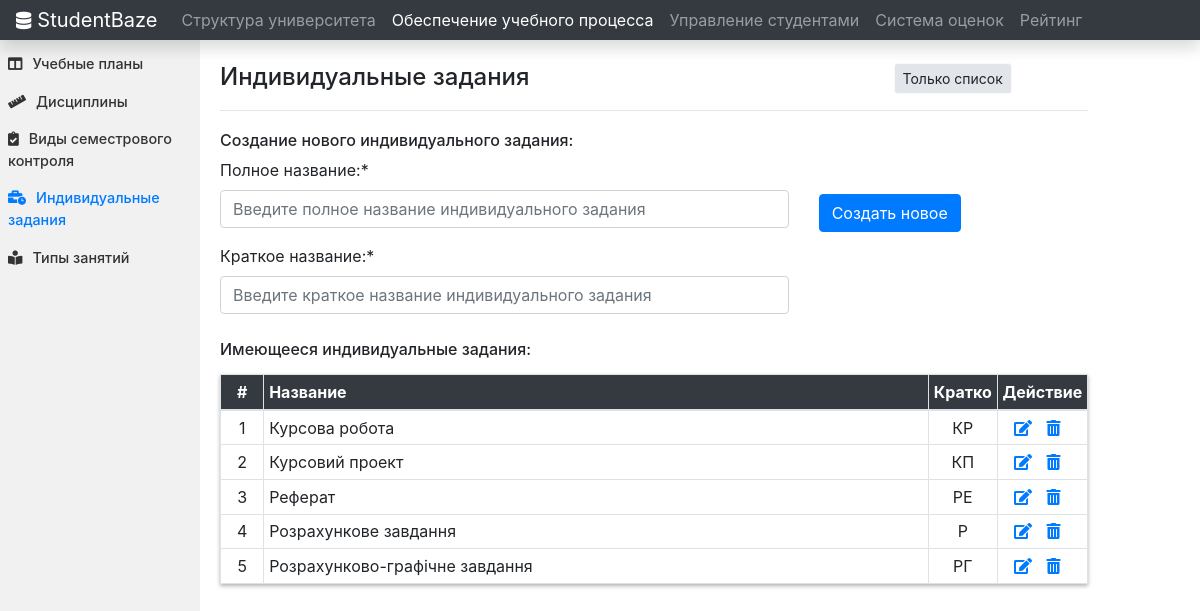
Screenshot of /education_planning/individual_tasks/ with the database file from the repository.
### education_planning/models.py (models this page shows, shortened)
class IndividualTasks(models.Model):
    full_name = models.CharField(max_length=200)
    short_name = models.CharField(max_length=5)
    class Meta:
         ordering = ['full_name']

### education_planning/views.py (the view, shortened to what this page needs)
# urls.py: path('individual_tasks/', IndividualTasksView.as_view(), name = 'individual-tasks'),
class IndividualTasksView(View):
    form_class = IndividualTasksCreationForm
    template_name = 'education_planning/individual_tasks.html'
    def get(self, request, *args, **kwargs):
        form = IndividualTasksCreationForm()
        context= {'individual_tasks': IndividualTasks.objects.all(),
                    'form' : form}
        return render(request, self.template_name, context)

### education_planning/forms.py
class IndividualTasksCreationForm(forms.ModelForm):
    def __init__(self, *args, **kwargs):
        super(IndividualTasksCreationForm, self).__init__(*args, **kwargs)
        self.fields['full_name'].label = "Полное название:"
        self.fields['full_name'].widget.attrs['placeholder'] = "Введите полное название индивидуального задания"
        self.fields['short_name'].label = "Краткое название:"
        self.fields['short_name'].widget.attrs['placeholder'] = "Введите краткое название индивидуального задания"
    class Meta:
        model = IndividualTasks
        fields = ['full_name', 'short_name']

### education_planning/templates/education_planning/individual_tasks.html (shortened to what this page needs)
{% extends "home/base.html" %}
{% block navitems %}
<li class="nav-item">
  <a class="nav-link" href="{% url 'facinst-start-redirect' %}" id="nav-link-1">Структура университета</a>
</li>
<li class="nav-item">
  <a class="nav-link active" href="{% url 'eduplanning-start-redirect' %}" id="nav-link-2">Обеспечение учебного процесса</a>
</li>
<li class="nav-item">
  <a class="nav-link" href="{% url 'groups' %}">Управление студентами</a>
</li>
<li class="nav-item">
  <a class="nav-link" href="{% url 'marks-system-start-redirect' %}">Система оценок</a>
</li>
<li class="nav-item">
  <a class="nav-link" href="{% url 'rating-start-redirect' %}">Рейтинг</a>
</li>
{% endblock %}
{% block content %} {% load crispy_forms_tags %}
<div class="container-fluid">
  <div class="row">
    <div class="col-md-2 sidebar">
      <div class="sideBarContent">
        <a href="{% url 'syllabuses' %}"><i class="fas fa-columns icon"></i>Учебные планы</a>
        <a href="{% url 'subjects' %}"><i class="fas fa-ruler icon"></i>Дисциплины</a>
        <a href="{% url 'semester-control-types' %}"><i class="fas fa-clipboard-check icon"></i>Виды семестрового контроля</a>
        <a class="active" href="{% url 'individual-tasks' %}"><i class="fas fa-business-time icon"></i>Индивидуальные задания</a>
        <a href="{% url 'classes-types' %}"><i class="fas fa-book-reader icon"></i>Типы занятий</a>
      </div>
    </div>
    <div class="col-md-9 content">
      <div class="row">
        <div class="col-md-9">
          <h4>Индивидуальные задания</h4>
        </div>
        <div class="col-md-3">
          <button id="hideFormButton" type="button" class="btn btn-light btn-sm hideButton">Только список</button>
        </div>
      </div>
      <hr style="margin: 10px 0px 20px;">
      <div id="formToHide">
      <h6>Создание нового индивидуального задания:</h6>
      <div class="row">
        <div class="col-md-8">
          <form method="post">
            {% csrf_token %} {{ form|crispy }}
        </div>
        <div class="col-md-3">
          <div class="form-group regbutton">
            <button class="btn btn-primary" type="submit" name="button" style="margin-top: 36px;">Создать новое</button>
          </div>
        </div>
      </div>
      </div>
      <h6 style=" margin: 10px 0px 15px;">Имеющееся индивидуальные задания:</h6>
      <table class="table table-sm table-bordered">
        <thead class="mythead">
          <tr>
            <th width="5%" class="text-center" scope="col">#</th>
            <th scope="col">Название</th>
            <th width="7%" class="text-center" scope="col">Кратко</th>
            <th width="10%" class="text-center" scope="col">Действие</th>
          </tr>
        </thead>
        <tbody>
          {% for individual_task in individual_tasks%}
          <tr>
            <td align="center">{{ forloop.counter }}</td>
            <td>{{ individual_task.full_name }}</td>
            <td align="center">{{ individual_task.short_name }}</td>
            <td align="center">
              <a class="" href="/education_planning/individual_tasks/edit{{ individual_task.id }}"><i class="fas fa-edit icon"></i></a>
              <a class="" href="#" data-toggle="modal" data-target="#modalDelete{{ individual_task.id }}"><i class="fas fa-trash-alt icon"></i></a>
            </td>
          </tr>
          {% endfor %}
        </tbody>
      </table>
    </div>
  </div>
</div>
{% endblock content %}

### home/static/home/main.css (style rules this page uses)
.sidebar { margin: 0; padding: 0; width: 300px; background-color: #f1f1f1; position: fixed; height: 100%; overflow: auto; font-size: .900rem; }
.sideBarContent { margin-top: 5px; }
.sidebar a { display: block; color: #333; padding: 8px; text-decoration: none; font-weight: 500; }
.sidebar a.active { color: #007bff; }
.icon { margin-right: 10px; }
@media screen and (min-width: 1025px) { div.content { margin-top: 22px; margin-left: 17%; padding: 1px 16px; height: 1000px; } }
.hideButton { background-color: #e2e6ea; }
.mythead { color: white; background-color: #343a40 !important; }
.table thead th { vertical-align: middle; }
.table td { vertical-align: middle; }
table { box-shadow:0px 2px 4px rgba(0, 0, 0, 0.3); }

### rows the page displays
IndividualTasks: full_name "Курсова робота", short_name "КР"
IndividualTasks: full_name "Курсовий проект", short_name "КП"
IndividualTasks: full_name "Реферат", short_name "РЕ"
IndividualTasks: full_name "Розрахункове завдання", short_name "Р"
IndividualTasks: full_name "Розрахунково-графічне завдання", short_name "РГ"
